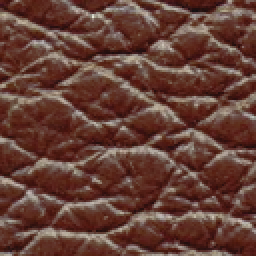
%> input picture Image_Melding/Plastic.png, 128 x 128 px (shown 2 times larger)
$ octave TextureInterpolation.m   (GNU Octave 9; MATLAB toolbox functions it lacks are replaced by stand-ins)
%> lines starting %> are read from the running program, lines starting %| are printed output that depends on the picture; in (x1, y1, x2, y2) boxes, pixels count from 0 and x2, y2 are one past the last pixel; in counts of white or black regions, pixels touching at a corner belong together; the program's own positions count from 1
### Image_Melding/read_mask_image.m
%reads the input image and wherever the color is magenta it assings it to be a hole!
function [im_out im_mask invalid_mask] = read_mask_image(f_name, in_scale,thr)
im_out = im2double(imread(f_name));
imR = im_out(:,:,1);

my_ones = ones(size(imR));
im_mask_R = zeros(size(imR));
inds = find(imR >= thr);
im_mask_R( inds) = my_ones(inds);
im_mask_RN = zeros(size(imR));
im_mask_RN(imR <= 1 - thr) = 1;
imG = im_out(:,:,2);
im_mask_G = zeros(size(imG));
inds = find(imG <=  1 - thr);
im_mask_G( inds) = my_ones(inds);
im_mask_GN = zeros(size(imG));
im_mask_GN(imG >= thr) = 1;
imB = im_out(:,:,3);
im_mask_B = zeros(size(imB));
inds = find(imB >= thr);
im_mask_B( inds) = my_ones(inds);


im_mask = double(im_mask_R & im_mask_B & im_mask_G);
invalid_mask = double(im_mask_RN & im_mask_B & im_mask_GN);
inds = find(repmat(im_mask, [1 1 3]));
invalid_inds = find(repmat(invalid_mask, [1 1 3]));
im_out(invalid_inds) = 1000;
im_out(inds) = 0;
im_out = imresize(im_out,in_scale);
im_mask = imresize(im_mask,in_scale);
[im_out im_mask] = fix_downsampled_mask(im_out,im_mask);
my_ones = ones(size(im_mask));
inds = find(im_mask ~= 0);
im_mask(inds) = my_ones(inds);

### Image_Melding/fix_downsampled_mask.m
function [im_out,im_mask] = fix_downsampled_mask( input_im, input_mask)
%input_mask(input_mask < 0.01) = 0;

TT = 0.9;
ch_num = size(input_im,3);
%input_mask(input_mask > TT) = 1;
mask_3ch = repmat(input_mask, [1 1 ch_num]);

im_out = input_im ./ ( 1 - mask_3ch );
im_out(mask_3ch == 1) = 0;
im_mask = input_mask;
im_mask(im_mask < TT) = 0;
im_mask(im_mask ~= 0) = 1;
%im_out(repmat(input_mask, [1 1 ch_num]) == 1) = 0;

### Image_Melding/generate_linear_blend.m
% [11 lines of commented-out code are left out]


function [alpha_mask] = generate_linear_blend(input_mask)

x = input_mask(1,:,:);
st_ind = find(x, 1, 'first');
end_ind = find(x, 1, 'last');
y = ones(size(x));
l = end_ind - st_ind;
M = drawS(l, 1);
y(st_ind: st_ind +length(M) - 1) = 1 - M;%(1:l)/ l;
y(st_ind +length(M): end) = 0;
N = 100;

alpha_mask = repmat(y, [size(input_mask,1),1]);

### Image_Melding/drawS.m
function [T] =  drawS( L, gamma)
%L = 300;
%gamma = 2.1;
T1 = [1:L/2] / (L/2);
T1 = T1 .^ gamma;
%T2= T1;
T2 = 1- flipdim(T1,2);
T = double([T2 (1+T1)] / 2);
%plot(T);

### Image_Melding/TextureInterpolation.m
% Image Melding
% MATLAB Scripts and Mex Executables Version 1.0 (2012-03-12)
%
%   By Soheil Darabi
%   Copyright Adobe Systems Inc
%   Licensed by Adobe for noncommercial research use only.

clc;
clear options;
close all;
path(path, '.\Mexfiles');

global grad_weight;%lambda value in the paper
global out_directory;%directory name for saving intermediate files

input_file_name = 'Bricks_Plastic.png';
out_directory = '.\Results';
grad_weight = 2.0;

 im1_src = im2double(imread('Plastic.png'));
 im2_src = im2double(imread( 'Bricks.png'));
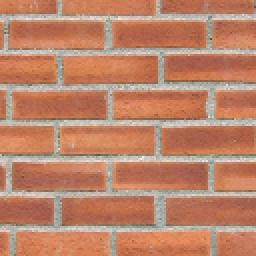
%> input picture Image_Melding/Bricks.png, 128 x 128 px (shown 2 times larger)
[im1 im1_mask invalid_mask] = read_mask_image(input_file_name,1,0.8); %reads the input image and wherever the color is magenta it assings it to be a hole!
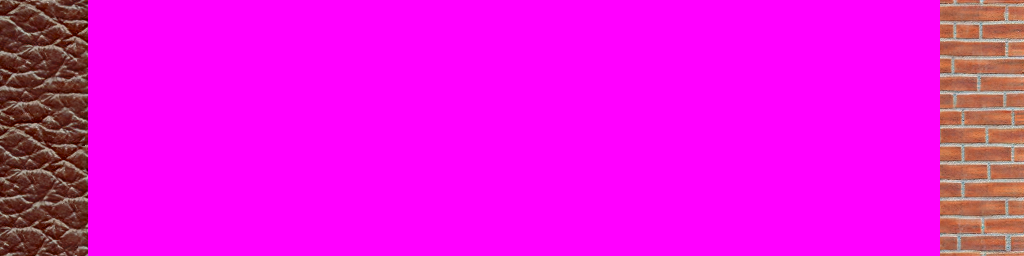
%> input picture Image_Melding/Bricks_Plastic.png, 1024 x 256 px
%> in read_mask_image, `imR = im_out(:,:,1);`:
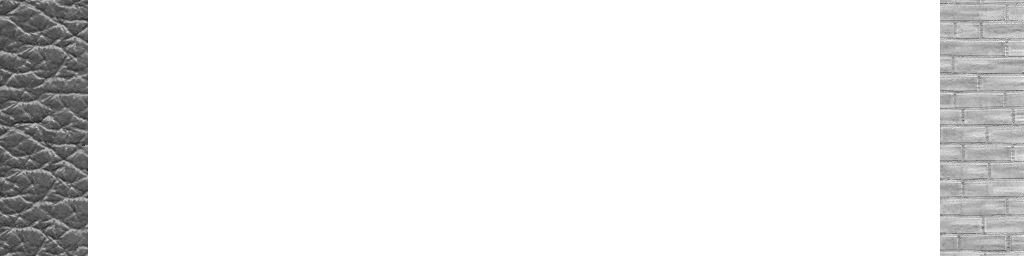
%> imR: size 256x1024 double; min 0.129, max 1, mean 0.923
%> in read_mask_image, `inds = find(imR >= thr);`: inds = 220114 values from 13689 to 262144
%> in read_mask_image, `im_mask_R( inds) = my_ones(inds);`:
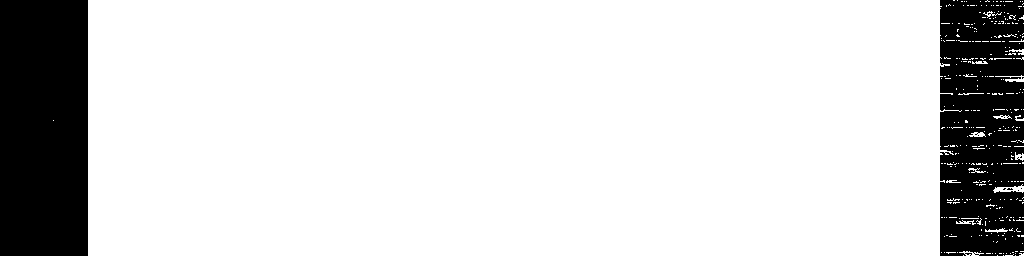
%> im_mask_R: size 256x1024 double; values 0 (black) and 1 (white), 84% white; 10 black regions (8 under 20 px), largest, box (x1, y1, x2, y2) and area: (0, 0, 88, 256) 22527, (940, 0, 1024, 256) 19480
%> in read_mask_image, `im_mask_RN(imR <= 1 - thr) = 1;`: im_mask_RN: size 256x1024 double; values 0 (black) and 1 (white), 0.06% white in thin lines or dots, all inside (x1, y1, x2, y2) = (0, 1, 88, 256)
%> in read_mask_image, `inds = find(imG <=  1 - thr);`: inds = 230549 values from 3 to 240640
%> in read_mask_image, `im_mask_G( inds) = my_ones(inds);`: im_mask_G: size 256x1024 double; values 0 (black) and 1 (white), 87.9% white; 129 black regions (107 under 20 px), largest, box (x1, y1, x2, y2) and area: (940, 0, 1024, 256) 21504, (0, 93, 88, 245) 4870, (0, 36, 88, 98) 1986
%> in read_mask_image, `im_mask_GN(imG >= thr) = 1;`: im_mask_GN: size 256x1024 double; values 0 (black) and 1 (white), 0.08% white in thin lines or dots, all inside (x1, y1, x2, y2) = (940, 1, 1024, 254)
%> in read_mask_image, `imB = im_out(:,:,3);`:
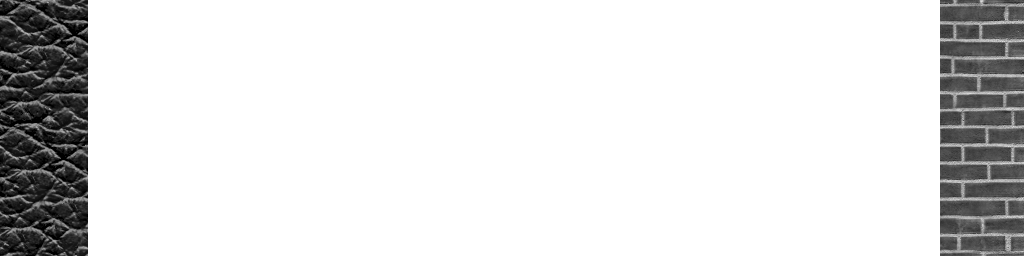
%> imB: size 256x1024 double; min 0, max 1, mean 0.88
%> in read_mask_image, `inds = find(imB >= thr);`: inds = 218182 values from 22529 to 261965
%> in read_mask_image, `im_mask_B( inds) = my_ones(inds);`: im_mask_B: size 256x1024 double; values 0 (black) and 1 (white), 83.2% white; 2 black regions, box (x1, y1, x2, y2) and area: (0, 0, 88, 256) 22528, (940, 0, 1024, 256) 21434
%> in read_mask_image, `im_mask = double(im_mask_R & im_mask_B & im_mask_G);`: im_mask: size 256x1024 double; values 0 (black) and 1 (white), 83.2% white; 2 black regions, box (x1, y1, x2, y2) and area: (0, 0, 88, 256) 22528, (940, 0, 1024, 256) 21504
%> in read_mask_image, `invalid_mask = double(im_mask_RN & im_mask_B & im_mask_GN);`: invalid_mask: size 256x1024 double; every value is 0
%> in read_mask_image, `inds = find(repmat(im_mask, [1 1 3]));`: inds = 654336 values from 22529 to 764928
%> in read_mask_image, `invalid_inds = find(repmat(invalid_mask, [1 1 3]));`: invalid_inds = []
%> in read_mask_image, `im_out(inds) = 0;`:
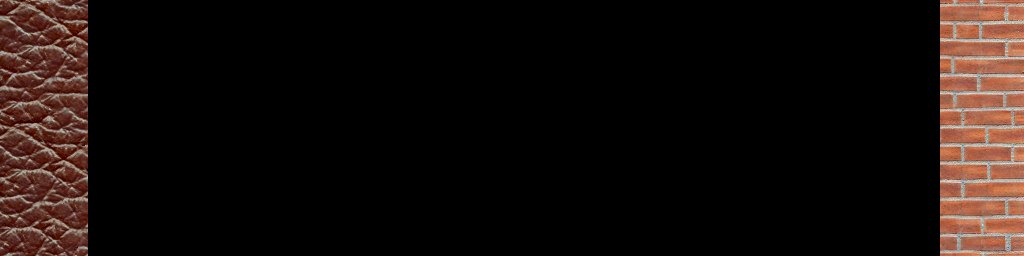
%> im_out: size 256x1024x3 double; mean R, G, B 0.0915, 0.0595, 0.0484
%> in fix_downsampled_mask, `im_out = input_im ./ ( 1 - mask_3ch );`: im_out: size 256x1024x3 double; 83.2% of the values are NaN or infinite; the others: min 0, max 0.984, mean 0.396
%> in read_mask_image, `inds = find(im_mask ~= 0);`: inds = 218112 values from 22529 to 240640

 alpha_mask = generate_linear_blend(im1_mask);
%> in generate_linear_blend, `x = input_mask(1,:,:);`: x = 1024 values, max 1 at index 89, min 0 at index 1, mean 0.832
%> in generate_linear_blend, `st_ind = find(x, 1, 'first');`: st_ind = 89
%> in generate_linear_blend, `end_ind = find(x, 1, 'last');`: end_ind = 940
%> in generate_linear_blend, `l = end_ind - st_ind;`: l = 851
%> in drawS, `T1 = [1:L/2] / (L/2);`: T1 = 425 values from 0.00235 to 0.999
%> in drawS, `T2 = 1- flipdim(T1,2);`: T2 = 425 values from 0.00118 to 0.998
%> in drawS, `T = double([T2 (1+T1)] / 2);`: T = 850 values from 0.000588 to 0.999
%> in generate_linear_blend, `alpha_mask = repmat(y, [size(input_mask,1),1]);`:
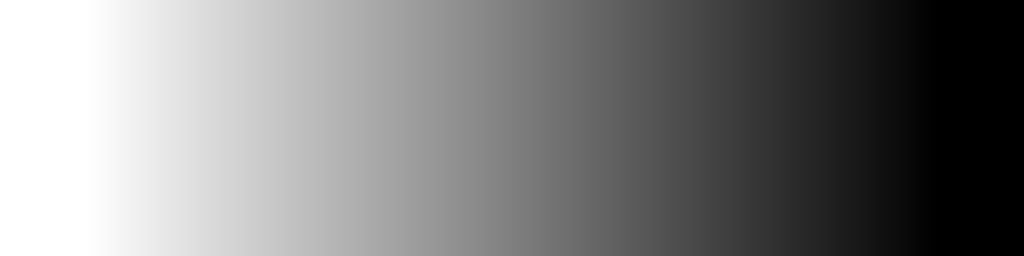
%> alpha_mask: size 256x1024 double; min 0, max 1, mean 0.501

options.parallel_iter =6; %number of random search in Generalized PatchMatch (GPM)
options.patch_size = 10;%patchsize
options.min_scale = 0.9;%minimum scale in GPM
options.max_scale = 1.3;%maximum scale in GPM
options.min_relscale = 0.9;%minimum relative scale in GPM
options.max_relscale = 1.1;%maximum relative scale in GPM
options.min_angle = -pi/4;%minimum rotation
options.max_angle = pi/4;%maximum rotation
options.search_reflection = 1;%indicates if the algorithm should search for reflection.  If you turn it on you need more parallel_iter!
options.window_size = 0;%Specifies the local search
options.random_init = 1;%if it is turned to zero, GPM initializes the locations to be identity
options.do_random_search = 1;%if it is turned to zero, algorithm just does random search

options.min_Bias = single([-10   ; -50   ;   -50;      0; 0]);%minimum bias in Lab space.  The last two channels are related to gradients.  As gradients can be drived from colors, if you leave it as it's the algorithm automatically uses gain of color channels.
options.max_Bias = single([10 ; 50 ;  50; 0;0]);%maximum bias
options.min_Gain = single([0.9  ; 0.9     ;   0.9;      1;1]);%minimum gain
options.max_Gain = single([1.5  ; 1.5   ;   1.5;    1;1]);%maximum gain
%> (the run ends here)
